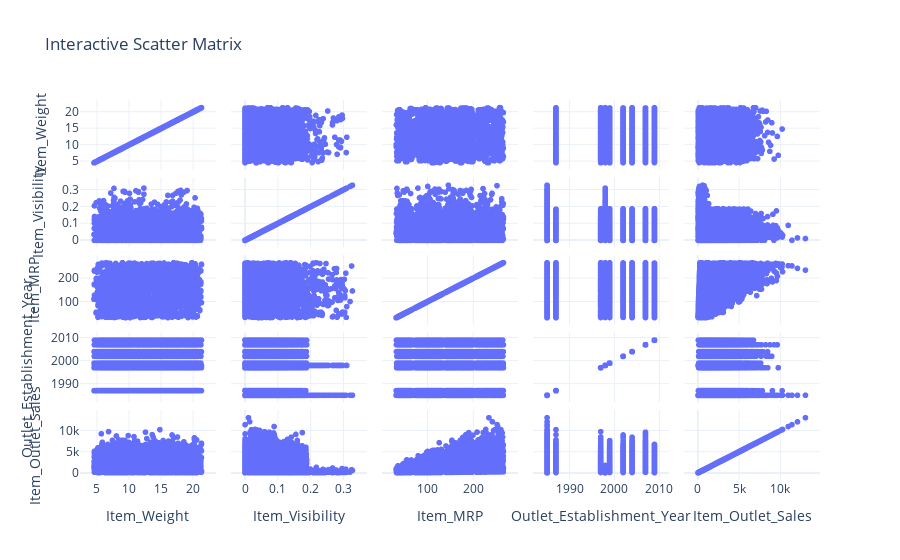
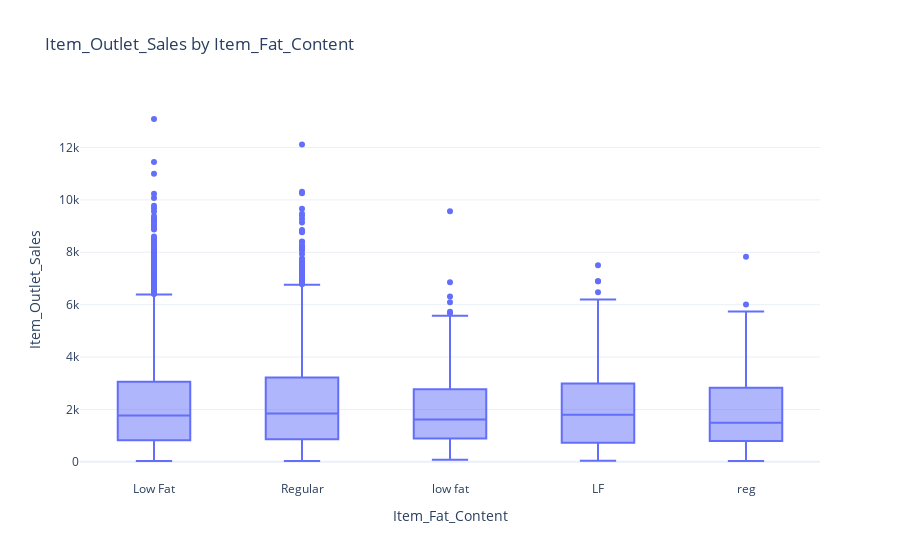
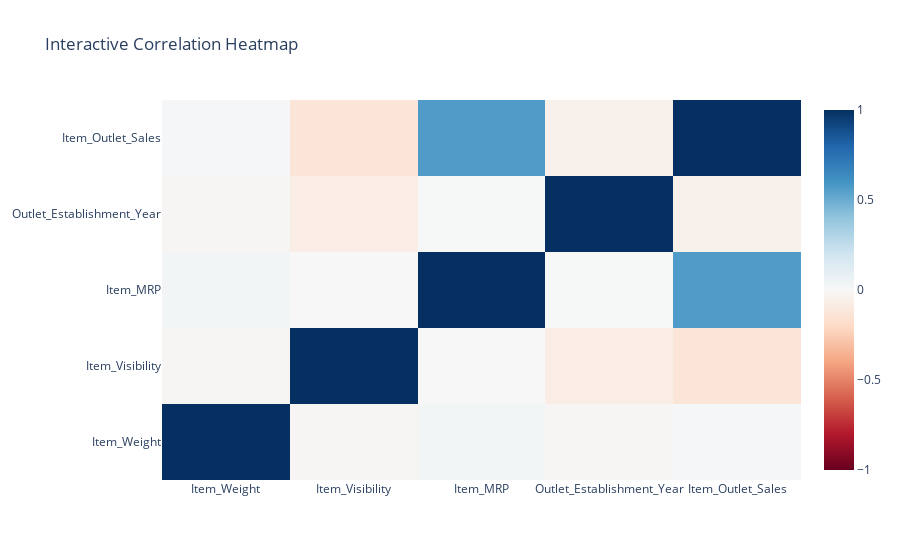

Source (notebook cell) for these figures, in order:
### Code cell
# Step 9: Create interactive plots
create_interactive_plots(df, TARGET_COLUMN)

### Figure 1 — Plotly figure (JSON) as saved in the notebook; plotly's stock layout.template omitted (floating-point values rounded to 4 significant figures; data arrays with more than 128 entries replaced by an {"elided": "..."} marker saying what was removed)
{"data": [{"dimensions": [{"axis": {"matches": true}, "label": "Item_Weight", "values": {"elided": "8523 float values"}}, {"axis": {"matches": true}, "label": "Item_Visibility", "values": {"elided": "8523 float values"}}, {"axis": {"matches": true}, "label": "Item_MRP", "values": {"elided": "8523 float values"}}, {"axis": {"matches": true}, "label": "Outlet_Establishment_Year", "values": {"elided": "8523 int values"}}, {"axis": {"matches": true}, "label": "Item_Outlet_Sales", "values": {"elided": "8523 float values"}}], "hovertemplate": "%{xaxis.title.text}=%{x}<br>%{yaxis.title.text}=%{y}<extra></extra>", "legendgroup": "", "marker": {"color": "#636efa", "symbol": "circle"}, "name": "", "showlegend": false, "type": "splom"}], "layout": {"dragmode": "select", "legend": {"tracegroupgap": 0}, "title": {"text": "Interactive Scatter Matrix"}}}

### Figure 2 — Plotly figure (JSON) as saved in the notebook; plotly's stock layout.template omitted (floating-point values rounded to 4 significant figures; data arrays with more than 128 entries replaced by an {"elided": "..."} marker saying what was removed)
{"data": [{"alignmentgroup": "True", "hovertemplate": "Item_Fat_Content=%{x}<br>Item_Outlet_Sales=%{y}<extra></extra>", "legendgroup": "", "marker": {"color": "#636efa"}, "name": "", "notched": false, "offsetgroup": "", "orientation": "v", "showlegend": false, "type": "box", "x": {"elided": "8523 str values"}, "x0": " ", "xaxis": "x", "y": {"elided": "8523 float values"}, "y0": " ", "yaxis": "y"}], "layout": {"boxmode": "group", "legend": {"tracegroupgap": 0}, "title": {"text": "Item_Outlet_Sales by Item_Fat_Content"}, "xaxis": {"anchor": "y", "domain": [0, 1], "title": {"text": "Item_Fat_Content"}}, "yaxis": {"anchor": "x", "domain": [0, 1], "title": {"text": "Item_Outlet_Sales"}}}}

### Figure 3 — Plotly figure (JSON) as saved in the notebook; plotly's stock layout.template omitted (floating-point values rounded to 4 significant figures)
{"data": [{"colorscale": [[0, "rgb(103,0,31)"], [0.1, "rgb(178,24,43)"], [0.2, "rgb(214,96,77)"], [0.3, "rgb(244,165,130)"], [0.4, "rgb(253,219,199)"], [0.5, "rgb(247,247,247)"], [0.6, "rgb(209,229,240)"], [0.7, "rgb(146,197,222)"], [0.8, "rgb(67,147,195)"], [0.9, "rgb(33,102,172)"], [1, "rgb(5,48,97)"]], "type": "heatmap", "x": ["Item_Weight", "Item_Visibility", "Item_MRP", "Outlet_Establishment_Year", "Item_Outlet_Sales"], "y": ["Item_Weight", "Item_Visibility", "Item_MRP", "Outlet_Establishment_Year", "Item_Outlet_Sales"], "z": [[1.0, -0.01405, 0.02714, -0.01159, 0.01412], [-0.01405, 1.0, -0.001315, -0.07483, -0.1286], [0.02714, -0.001315, 1.0, 0.00502, 0.5676], [-0.01159, -0.07483, 0.00502, 1.0, -0.04913], [0.01412, -0.1286, 0.5676, -0.04913, 1.0]], "zmid": 0}], "layout": {"title": {"text": "Interactive Correlation Heatmap"}}}
